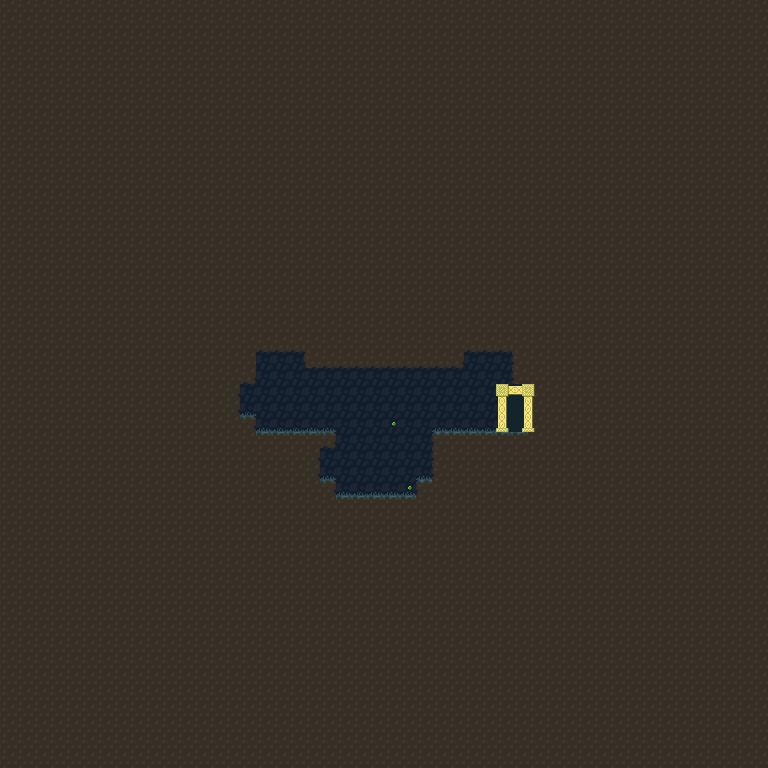

Below is a game level as drawn by its tile map, then a one-line description and the .tmx that defines it (tile-layer data replaced by summaries):
An orthogonal 48x48 tile map with 16x16 px tiles, 3 tile layers (Background, Midground, Foreground) and 19 objects.

<map version="1.0" orientation="orthogonal" renderorder="right-down" width="48" height="48" tilewidth="16" tileheight="16" backgroundcolor="#719ecf">
 <tileset firstgid="1" name="tileset" tilewidth="16" tileheight="16">
  <image source="tileset.png" width="256" height="256" />
 </tileset>
 <layer name="Background" width="48" height="48">
  <data>[2304 cells, 2304 non-empty, 5 distinct tile ids]</data>
 </layer>
 <layer name="Midground" width="48" height="48">
  <data>[2304 cells, 943 non-empty, 12 distinct tile ids]</data>
 </layer>
 <layer name="Foreground" width="48" height="48">
  <data>[2304 cells, 9 non-empty, 9 distinct tile ids]</data>
 </layer>
 <objectgroup color="#bdbdbd" name="Collisions">
  <object x="304" y="352" width="160" height="16" />
  <object x="464" y="336" width="48" height="16" />
  <object x="512" y="336" width="16" height="48" />
  <object x="528" y="368" width="16" height="64" />
  <object x="432" y="432" width="112" height="16" />
  <object x="432" y="448" width="16" height="32" />
  <object x="416" y="480" width="32" height="16" />
  <object x="336" y="496" width="96" height="16" />
  <object x="320" y="480" width="16" height="32" />
  <object x="304" y="448" width="16" height="48" />
  <object x="256" y="432" width="80" height="16" />
  <object x="240" y="416" width="16" height="32" />
  <object x="224" y="384" width="16" height="48" />
  <object x="224" y="352" width="32" height="32" />
  <object x="240" y="336" width="80" height="16" />
 </objectgroup>
 <objectgroup color="#ffff00" name="FeatherRock">
  <object x="256" y="384" width="16" height="16">
   <ellipse />
  </object>
 </objectgroup>
 <objectgroup color="#55007f" name="Breakable" />
 <objectgroup color="#00ff00" name="Elves" />
 <objectgroup color="#55aaff" name="Goal">
  <object x="512" y="384" width="16" height="48" />
 </objectgroup>
 <objectgroup color="#ff0000" name="Goblins">
  <object x="352" y="464" width="16" height="32" />
  <object x="384" y="464" width="16" height="32" />
 </objectgroup>
 <objectgroup color="#ff5500" name="Fire" />
 <objectgroup color="#ffaaff" name="Checkpoints" />
</map>
